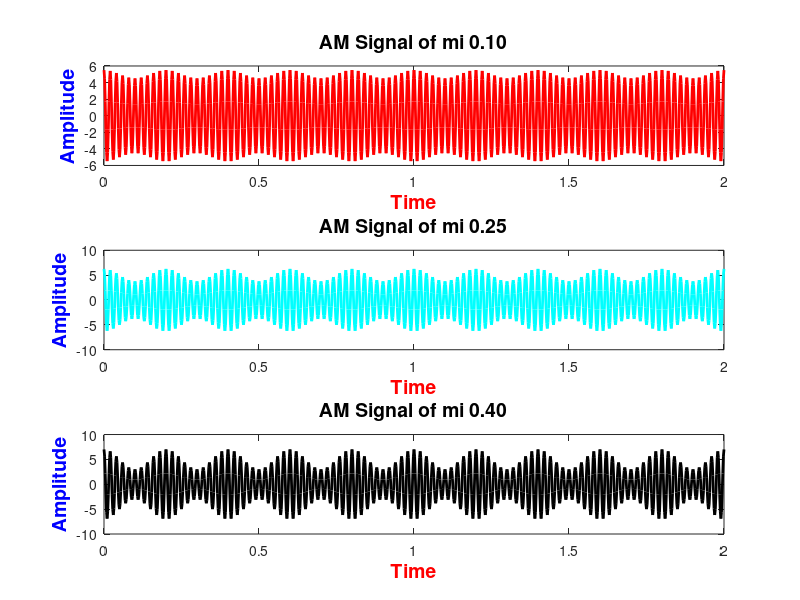
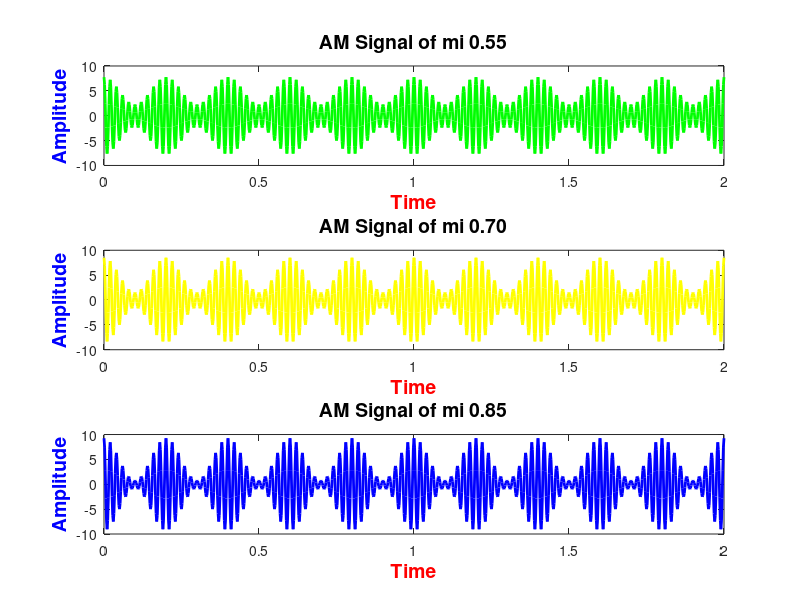
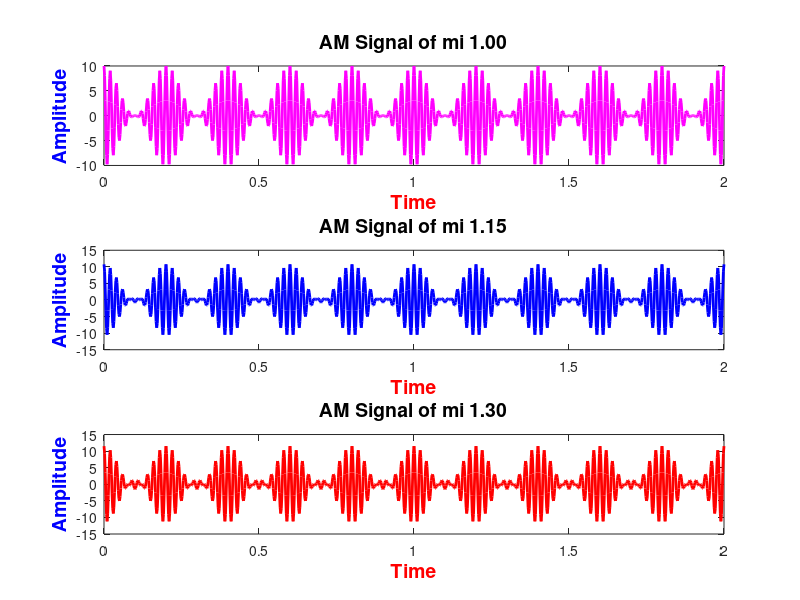

The MATLAB script that drew these images, in order:
clc
close all;
clear all;
fc=input('Enter the frequency of carrier signal: ');
Tc=1/fc;
Lc=100*Tc;
Ec=input('Enter the amplitude of carrier signal: ');
tc=0:.001*Lc:Lc;
Sc=cos(2*pi*fc*tc);

fm=input('Enter the frequency of message signal: ');
Tm=1/fm;
Lm=10*Tm;
ts=.001*Lm;
fs=1/ts;
tm=0:ts:Lm;
Sm= cos(2*pi*fm*tm);

m(1)=0.1;
Amp_Sm=[];
a=[];
for i=1:1:9
    x=m(i);
    Em=x*Ec;
    Amp_Sm=[Amp_Sm;Em];
    e=Ec*(1+x.*Sm);
    AM=e.*Sc ;   
    a=[a;AM];
    m(i+1)=m(i)+0.15;
end
a1=a(1,:);
a2=a(2,:);
a3=a(3,:);
a4=a(4,:);
a5=a(5,:);
a6=a(6,:);
a7=a(7,:);
a8=a(8,:);
a9=a(9,:);

figure()
subplot(3,1,1)
plot(tm,a1,'r','linewidth',2)
xlabel('Time','color','r','fontweight','bold','fontsize',14);
ylabel('Amplitude','color','b','fontweight','bold','fontsize',14);
title('AM Signal of mi 0.10','fontweight','bold','fontsize',14);
subplot(3,1,2)
plot(tm,a2,'c','linewidth',2)
xlabel('Time','color','r','fontweight','bold','fontsize',14);
ylabel('Amplitude','color','b','fontweight','bold','fontsize',14);
title('AM Signal of mi 0.25','fontweight','bold','fontsize',14);
subplot(3,1,3)
plot(tm,a3,'k','linewidth',2)
xlabel('Time','color','r','fontweight','bold','fontsize',14);
ylabel('Amplitude','color','b','fontweight','bold','fontsize',14);
title('AM Signal of mi 0.40','fontweight','bold','fontsize',14);
figure()
subplot(3,1,1)
plot(tm,a4,'g','linewidth',2)
xlabel('Time','color','r','fontweight','bold','fontsize',14);
ylabel('Amplitude','color','b','fontweight','bold','fontsize',14);
title('AM Signal of mi 0.55','fontweight','bold','fontsize',14);
subplot(3,1,2)
plot(tm,a5,'y','linewidth',2)
xlabel('Time','color','r','fontweight','bold','fontsize',14);
ylabel('Amplitude','color','b','fontweight','bold','fontsize',14);
title('AM Signal of mi 0.70','fontweight','bold','fontsize',14);
subplot(3,1,3)
plot(tm,a6,'b','linewidth',2)
xlabel('Time','color','r','fontweight','bold','fontsize',14);
ylabel('Amplitude','color','b','fontweight','bold','fontsize',14);
title('AM Signal of mi 0.85','fontweight','bold','fontsize',14);
figure()
subplot(3,1,1)
plot(tm,a7,'m','linewidth',2)
xlabel('Time','color','r','fontweight','bold','fontsize',14);
ylabel('Amplitude','color','b','fontweight','bold','fontsize',14);
title('AM Signal of mi 1.00','fontweight','bold','fontsize',14);
subplot(3,1,2)
plot(tm,a8,'b','linewidth',2)
xlabel('Time','color','r','fontweight','bold','fontsize',14);
ylabel('Amplitude','color','b','fontweight','bold','fontsize',14);
title('AM Signal of mi 1.15','fontweight','bold','fontsize',14);
subplot(3,1,3)
plot(tm,a9,'r','linewidth',2)
xlabel('Time','color','r','fontweight','bold','fontsize',14);
ylabel('Amplitude','color','b','fontweight','bold','fontsize',14);
title('AM Signal of mi 1.30','fontweight','bold','fontsize',14);
